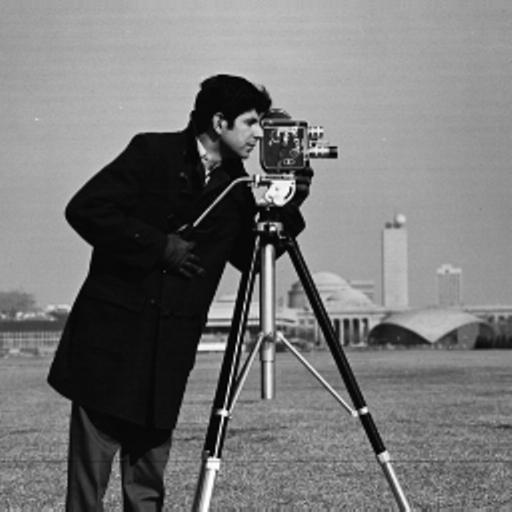
//> input picture imageManipulation/Assets/cameraman.tif, 512 x 512 px
$ ./Source ../Assets/cameraman.tif ../Assets/house.tif   (built with g++ and OpenCV 4)
//> lines starting //> are read from the running program, lines starting //| are printed output that depends on the picture
#include <opencv2/core.hpp>
#include <opencv2/highgui.hpp>
#include <iostream>

using namespace cv;
using namespace std;

int main(int argc, char* argv[])
{
	if (argc != 3)
	{
		cout << "Incorrect number of parameters" << endl;
		system("pause");
		return -1;
	}
	else
	{
		Mat src1, src2;

		src1 = imread(argv[1], CV_LOAD_IMAGE_GRAYSCALE);
//> src1 is the input picture: 512 rows x 512 cols, CV_8UC1; min 0, max 255, mean 118.3
		src2 = imread(argv[2], CV_LOAD_IMAGE_GRAYSCALE);
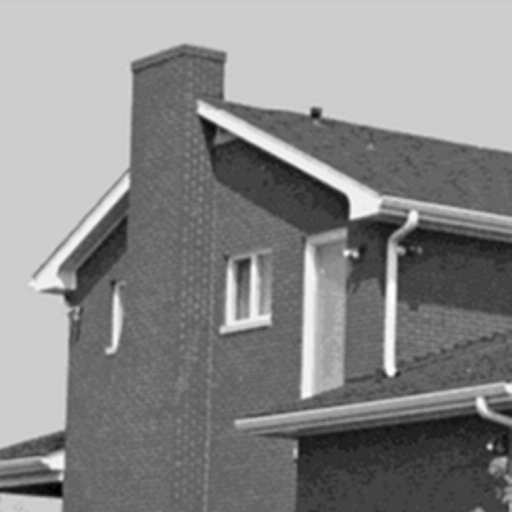
//> input picture imageManipulation/Assets/house.tif, 512 x 512 px
//> src2 is the input picture: 512 rows x 512 cols, CV_8UC1; min 0, max 254, mean 136.5

		if (!src1.data || !src2.data)
		{
			cout << "Import error" << endl;
			system("pause");
			return -1;
		}
		else
		{
			Mat dest, final;
			double alpha = 0.5, beta;
			cout << "Enter alpha value for image blending[0-1]: " << endl;
			cin >> alpha;
//> the answer given: 0.5
			beta = 1 - alpha;

			CV_Assert(src1.type() == CV_8U && src2.type() == CV_8U);

			addWeighted(src1, alpha, src2, beta, 0.0, dest);
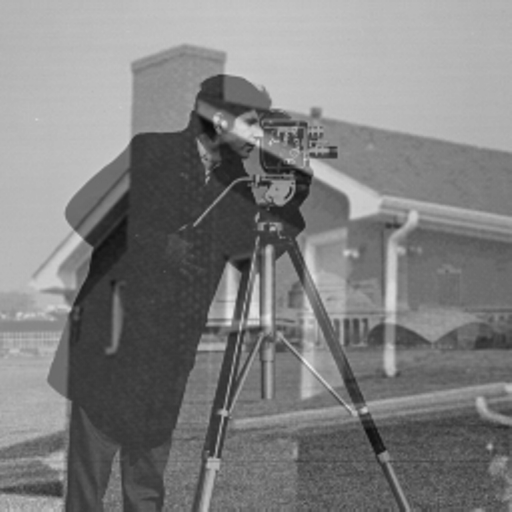
//> dest: 512 rows x 512 cols, CV_8UC1; min 12, max 234, mean 127.4

			cout << "Enter contrast[1.0-3.0] & brightness[0-100] values for manipulation: " << endl;
			cin >> alpha >> beta;
//> the answer given: 0.5 2
			final = Mat::zeros(dest.size(), dest.type());

			for (int i = 0; i < dest.rows; i++)
			{
				for (int j = 0; j < dest.cols; j++)
				{
					final.at<uchar>(i, j) = saturate_cast<uchar>(alpha * dest.at<uchar>(i, j) + beta);
				}
			}
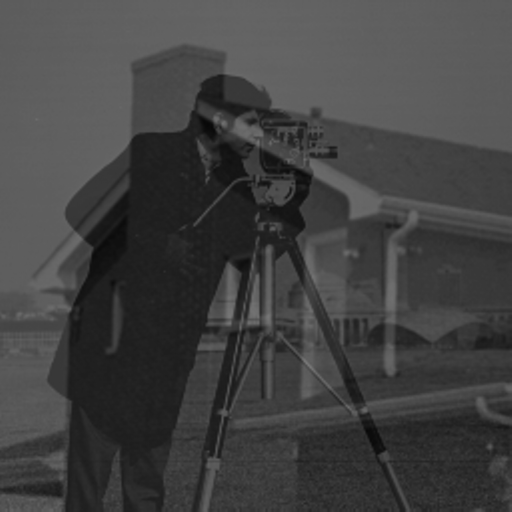
//> final: 512 rows x 512 cols, CV_8UC1; min 8, max 119, mean 65.7

			namedWindow("Src1", CV_WINDOW_AUTOSIZE);
			namedWindow("Src2", CV_WINDOW_AUTOSIZE);
			namedWindow("Dest", CV_WINDOW_AUTOSIZE);
			namedWindow("Final", CV_WINDOW_AUTOSIZE);

			imshow("Src1", src1);
			imshow("Src2", src2);
			imshow("Dest", dest);
			imshow("Final", final);

			waitKey();
			return 0;
//> (the program exits here)
